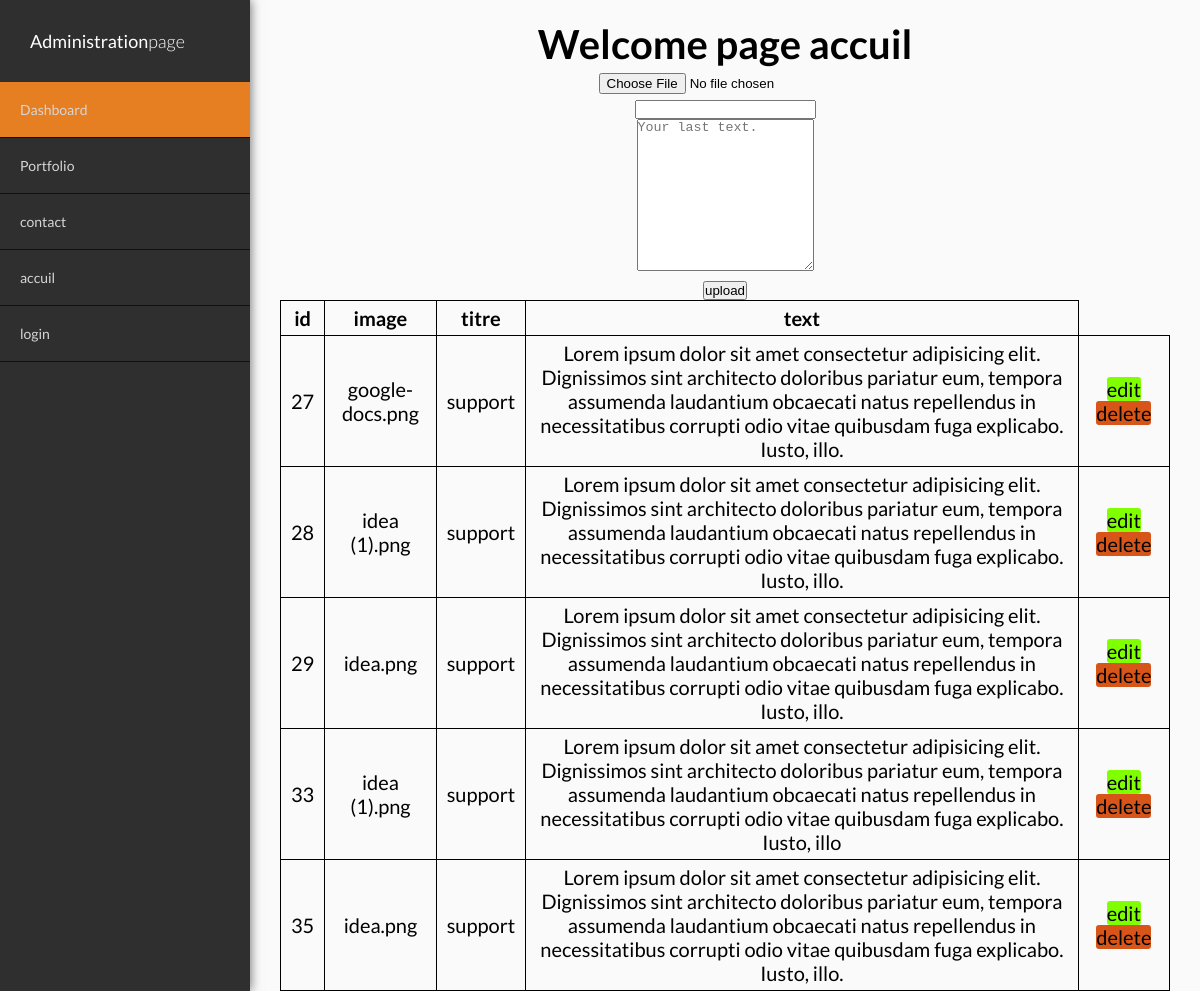
Before: /indexpage.php with the older database file.
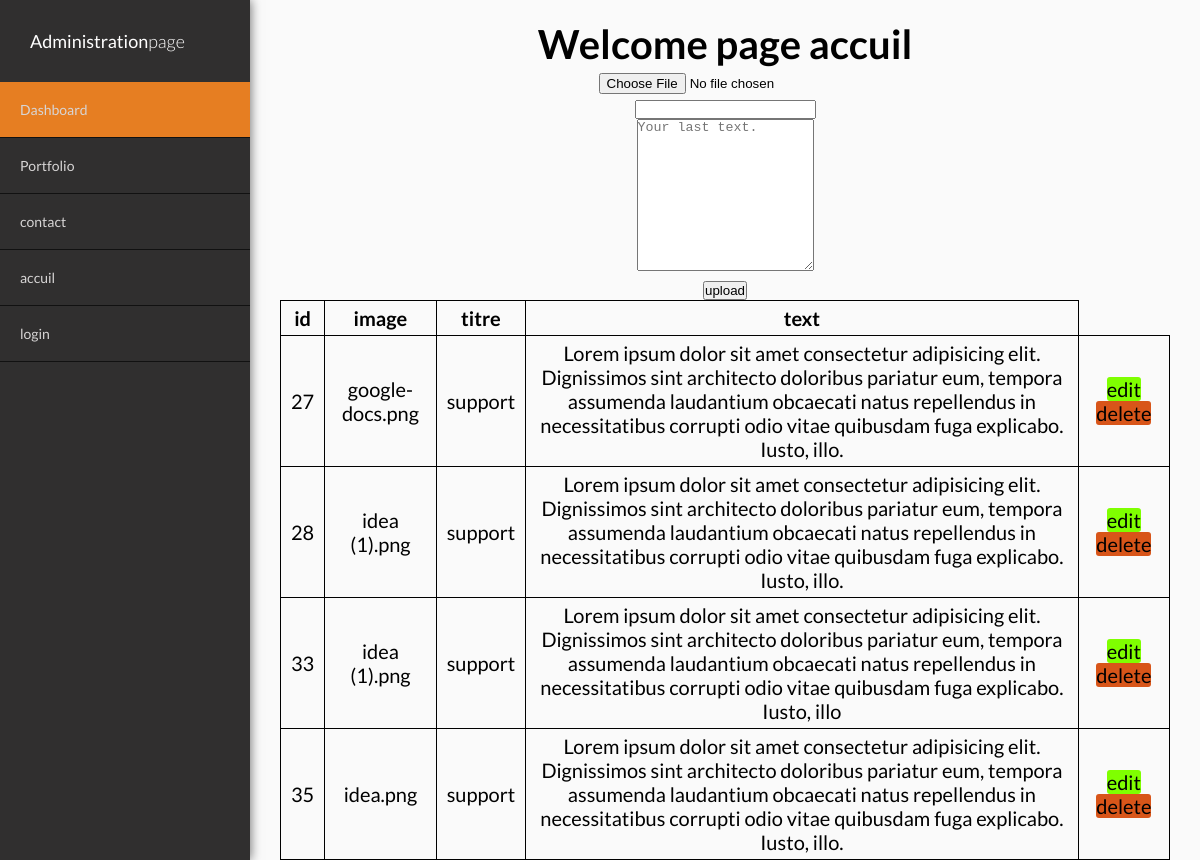
After: the same page with the newer database file.
### tables this page shows
CREATE TABLE IF NOT EXISTS `services` (
  `id` int(60) NOT NULL AUTO_INCREMENT,
  `service_image` text NOT NULL,
  `service_titre` varchar(100) NOT NULL,
  `service_text` text NOT NULL,
  PRIMARY KEY (`id`)
);

### indexaction.php (called while the page is built, shortened)
<?php
				$service_image="";
				$service_titre="";
				$service_text="";
?>

### indexpage.php (the view, shortened to what this page needs)
<?php
include "indexaction.php"
		?>
<!DOCTYPE html>
<html lang="en">
<head>
    <link rel="stylesheet" href="css/Teampage.css">
</head>
<body>
	<div class="container">
		<div class="sidebar">
			<nav>
				<a href="#" class="">Administration<span>page</span></a>
				<ul>
					<li class="active" ><a href="#">Dashboard</a></li>
					<li><a href="portfoliopage.php">Portfolio</a></li>
					<li><a href=" contactpage.php ">contact</a></li>
					<li><a href=" indexpage.php">accuil</a></li>
					<li class="" ><a href="loginpage.php ">login</a></li>
				</ul>
			</nav>
		</div>
		<div class="main-content">
			<h1> Welcome page   accuil</h1>
      <div class="">
	  <form method="POST" action="indexpage.php" enctype="multipart/form-data">
			<div>
			<input type="file" name="service_image" value="<?php echo $service_image; ?> ">
			</div>
			<div>
			<input type="text" name="service_titre" placeholder="Your last title." value="<?php echo $service_titre; ?> ">
			</div>
			<div>
			<textarea  name="service_text"  cols="20" rows="10" placeholder="Your last text." value="<?php echo $service_text; ?>"></textarea>
			</div>
			<div>
				<button type="submit" name="save">upload</button>
			</div>
 	</form>
				</div>
				<table class="team_table">
                                    <tr>
                                        <th>id</th>
                                        <th>image</th>
                                        <th>titre</th>
                                        <th>text</th>
                                    </tr>
                                <tr>
                                <?php
                                 $results = mysqli_query($db, "SELECT * FROM services");
                                while ($row = mysqli_fetch_array($results)) { ?>
                                <tr>    <td><?php echo $row['id']; ?></td>
                                        <td><?php echo $row['service_image']; ?></td>
                                        <td><?php echo $row['service_titre']; ?></td>
                                        <td><?php echo $row['service_text']; ?></td>
                                        <td class="action-team">
                                            <a href="indexpage.php?edit=<?php echo $row['id']; ?>" class="btn btn-edit">edit</a>
                                            <a href="indexpage.php?dele=<?php echo $row['id']; ?>" class="btn btn-delete">delete</a>
                                        </td>
                                </tr>
                                	<?php } ?>
                                    </table>
			</div>
		</div>
</body>
</html>

Changed rows visible on the page:
removed services: id "29", service_image "idea.png", service_titre "support", service_text "Lorem ipsum dolor sit amet consectetur adipisicing elit. Dignissimos sint architecto doloribus pariatur eum, tempora assumenda laudantium obcaecati natus repellendus in necessitatibus corrupti odio vitae quibusdam fuga explicabo. Iusto, illo."
